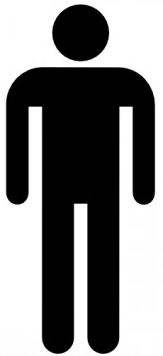
%> input picture template/capture1.png, 163 x 356 px
$ octave --eval "Main_Method2('Airport_Positive/Airport_Positive_001.png');"   (GNU Octave 9; MATLAB toolbox functions it lacks are replaced by stand-ins)
%> lines starting %> are read from the running program, lines starting %| are printed output that depends on the picture; in (x1, y1, x2, y2) boxes, pixels count from 0 and x2, y2 are one past the last pixel; in counts of white or black regions, pixels touching at a corner belong together; the program's own positions count from 1
function Main_Method2(filehead,captureno,set_thres,overlap,PyLevel,method_no)
%> called with filehead = 'Airport_Positive/Airport_Positive_001.png'
%Input:
% Main(filehead,captureno,set_thres,overlap,PyLevel,method_no)
%
%
% filehead: folder&writefile&image file header string
% captureno: template number:(important) default     1
%            Airport&NSH:cpature 2   HUNT:capture    1
% set_thres: threshold                   default     0.8
% overlap: define region of overlap      default:    0.5
% PyLevel: Levels of Pyramid!            default     4
% method_no: choose number of method:    default     1
%            1. Naive method
%            2. Coarse to fine
% By Zijun Wei@CMU
if nargin<2
    captureno=1;
end
if nargin<3
    set_thres=0.8;
end
if nargin<4
    PyLevel=4;
end

if nargin<5
    overlap=0.5;
end

if nargin<6
    method_no=1;
end

global threshC
threshC=set_thres;
file_suffix='.png';
annotation_suffix='.txt';

%Instead of using Absoluate path:
% addpath(['C:\Users\zijun\Documents\MATLAB\Main\',filehead]);
% addpath('C:\Users\zijun\Documents\MATLAB\Main\template');
% Use relative path:
addpath(['.\',filehead]);
addpath('.\template');

%Airport&NSH:cpature2   HUNT:capture1

if captureno==1
    if ~exist('capture1.png','file')
        error('template file doesnt exist\n');
    end
    template_img=imread('capture1.png');
%> template_img is the input picture: size 356x163x3 uint8; min 0, max 255, mean 127.7
elseif captureno==2
    if ~exist('capture2.png','file')
        error('template file doesnt exist\n');
    end
    template_img=imread('capture2.png');
end


%% Convert to binary then comback to double
template_gray=rgb2gray(template_img);
template_gray=template_gray>100;
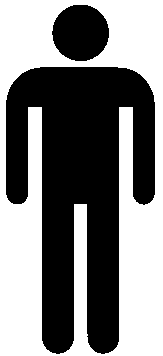
%> template_gray: size 356x163 logical; 50.3% white; 2 black regions, box (x1, y1, x2, y2) and area: (6, 67, 155, 354) 26319, (52, 5, 109, 61) 2516
template_gray=double(template_gray);


%% Set the threshold! && Overlap

strthreshC=num2str(threshC);
%savedir=['C:\Users\zijun\Documents\MATLAB\Main\',['T',strthreshC]];
savedir=['.\',['T',strthreshC]];
if exist(savedir,'dir')==0
    mkdir(savedir);
end


%% Template Image Pyramid Generation!

template_gray_Py=cell(PyLevel+1,1);  % Use template_gray_level{i} to get every level of template pyramid!
size_tpt=cell(PyLevel+1,1);


%% Old Method(Just using REsize to do the image Pyramid)
% [9 lines of commented-out code are left out]

%% Use Matlab native method
template_gray_Py{1}=template_gray;
size_tpt{1}=size(template_gray_Py{1});
for i=2:1:PyLevel+1
    template_gray_Py{i}=impyramid(template_gray_Py{i-1},'reduce');
    size_tpt{i}=size(template_gray_Py{i});
end
%> after the loop, size_tpt = {[356 163], [178 82], [89 41], [45 21], [23 11]}; template_gray_Py = 5 items


%% New Method  (Maybe...MexOpencv)


%% Start Method 2:
timesRatio_upper=50;
timesRatio_lower=2;
idx=0;


while 1  %loop for every image in the image set  Biggest Loop!
    %% Looping: finding images
    idx=idx+1;
    idx_toString=num2str(idx,'%03i');
    img_name=[filehead,'_',idx_toString,file_suffix];
    if exist(img_name,'file')==0 % test if the image exists  !!!!!!!! Delete idx>3 when running!
        if idx==1
%> (the run ends here)
